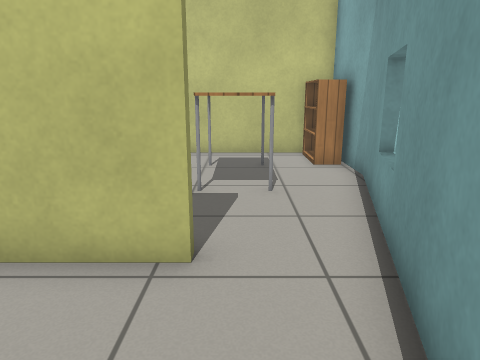
view 1 (above)

16 first-person views from a walk through a Gazebo world. The camera is 1 m above the floor, tilts 14° down and sees 70° across. The floor is counted in squares, 0.5 m on a side. Each view is taken from the middle of a square. On the plan, view 1 faces up. The plan holds only what a view shows up to about 18 squares ahead; the rest is blank. The robots in the file are not drawn. Simple patterns stand in for the simulator's built-in surfaces.

view 2
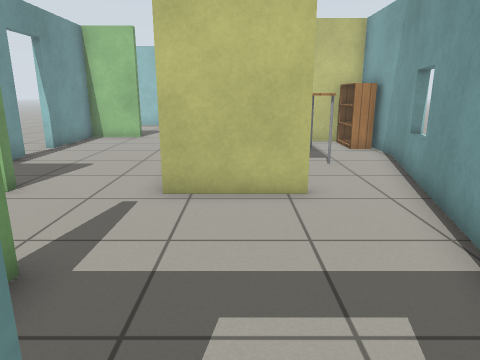

view 3
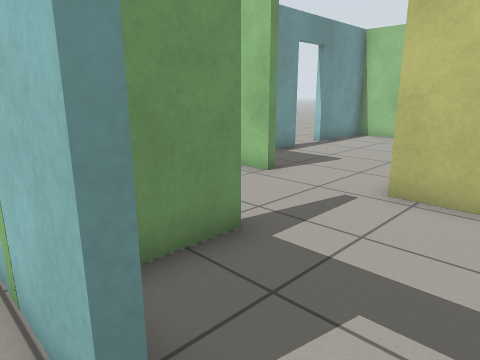

view 4
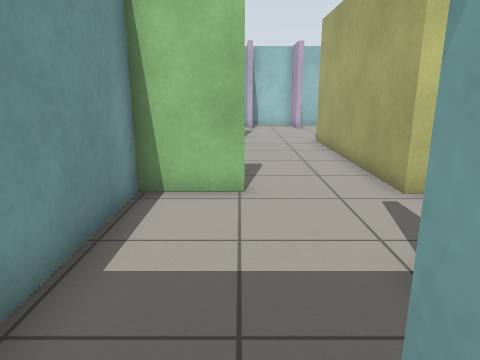

view 5
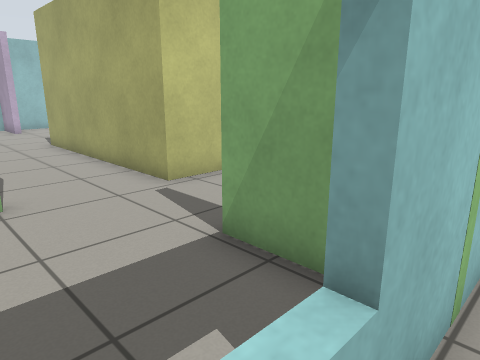

view 6
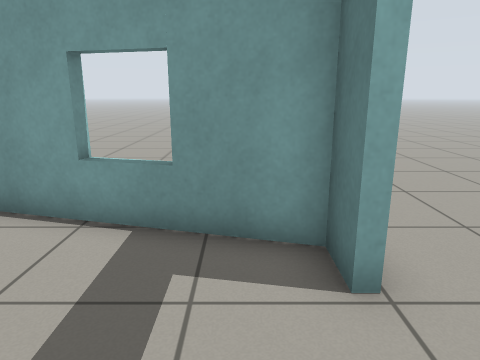

view 7
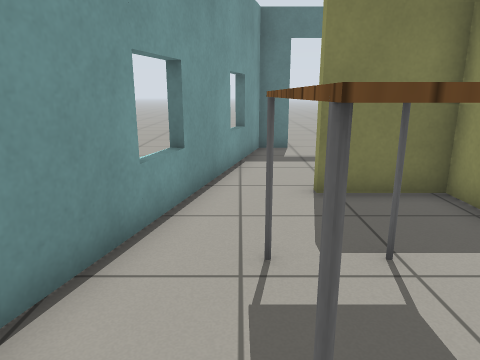

view 8
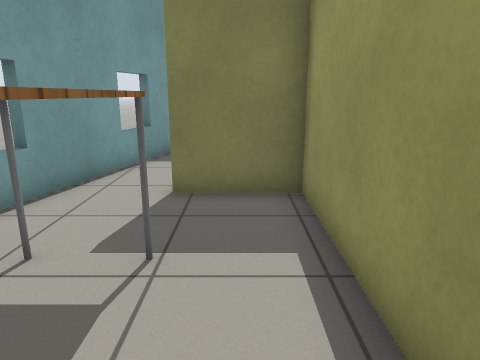

view 9
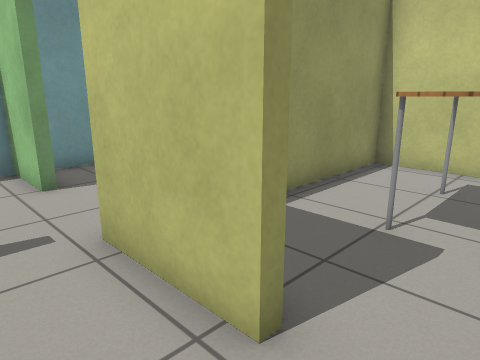

view 10
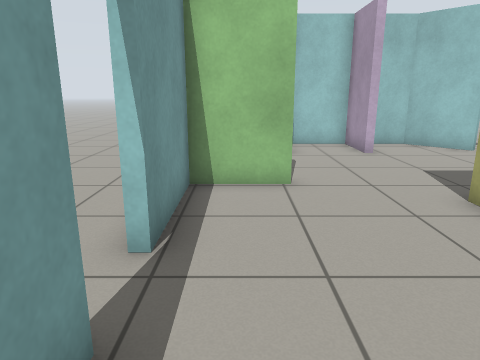

view 11
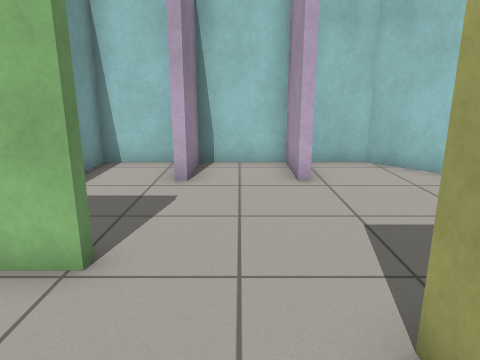

view 12
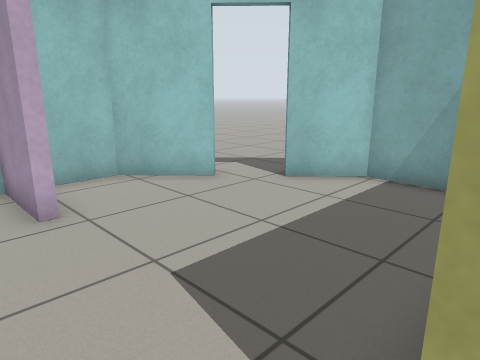

view 13
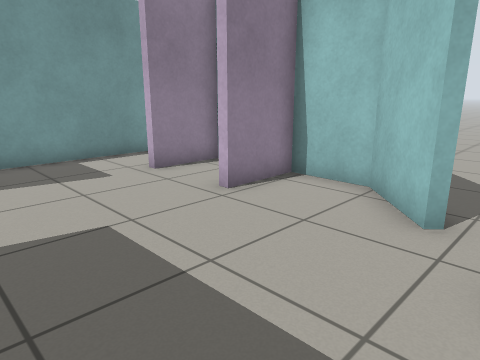

view 14
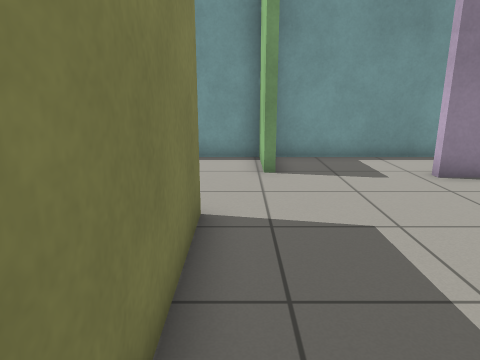

view 15
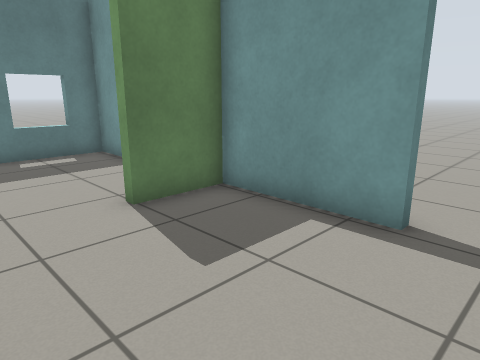

view 16
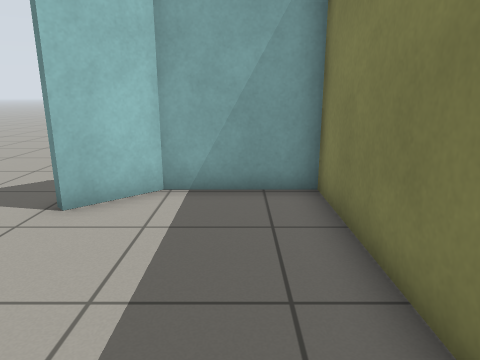

### Floor plan
Ten units are one square. View 1 is at (0, 0); x grows to the right and y downward. Boxes are objects, and circles mark ways between rooms. Rooms are numbered by the first view taken in them; rooms with no view inside come last. Other rooms are left out.
<svg viewBox="-97 -207 137 242">
<path fill="none" stroke="#000" d="M-45 -6 -45 12M-48 12 -48 -6M-9 22 3 22 18 -33M-69 -44 -69 -38 -92 -38 -92 22 -60 22M-5 -38 -36 -38M-26 25 -70 25M31 -85 31 -105M29 -59 24 -61M20 -45 25 -44M18 -33 32 -86M31 -120 -33 -120 -33 -41 -5 -41M-92 -84 -92 -41 -69 -41M-67 -136 -92 -136 -92 -100M-36 -38 -36 -123M-36 -179 -36 -202 -62 -202 -62 -179 -66 -179M-36 -123 31 -123 31 -157 18 -171M5 -184 -12 -202 -33 -202 -33 -179M-70 -202 -92 -202 -92 -141"/>
<rect x="-15" y="-105" width="20" height="40" fill="#bbb"><title>table</title></rect>
<rect x="15" y="-115" width="20" height="20" fill="#bbb"><title>bookshelf</title></rect>
<circle cx="-15" cy="20" r="3" fill="#2a7"/>
<circle cx="5" cy="-40" r="3" fill="#2a7"/>
<circle cx="-50" cy="-40" r="3" fill="#2a7"/>
<circle cx="-55" cy="-130" r="3" fill="#2a7"/>
<text x="-40" y="-10">1</text>
<text x="0" y="30">2</text>
<text x="0" y="-80">3</text>
<text x="-60" y="-90">4</text>
<text x="-30" y="-160">5</text>
</svg>
Room 1 opens to room 2. Room 1 opens to room 3. Room 1 opens to room 4. Room 4 opens to room 5.

Where each view was taken, in squares from view 1:
view 1: 0 up, 0 right, facing up
view 2: 3 down, 2 left, facing up
view 3: 3 down, 1 left, facing up-left
view 4: 3 down, 7 left, facing up
view 5: 3 down, 8 left, facing up-right
view 6: 1 down, 4 left, facing right
view 7: 11 up, 1 right, facing down
view 8: 11 up, 2 left, facing down
view 9: 2 up, 1 right, facing up-left
view 10: 6 up, 8 left, facing up
view 11: 10 up, 5 left, facing up
view 12: 12 up, 5 left, facing up-right
view 13: 13 up, 2 right, facing up-left
view 14: 13 up, 2 right, facing left
view 15: 10 up, 4 left, facing down-left
view 16: 14 up, 4 left, facing right
